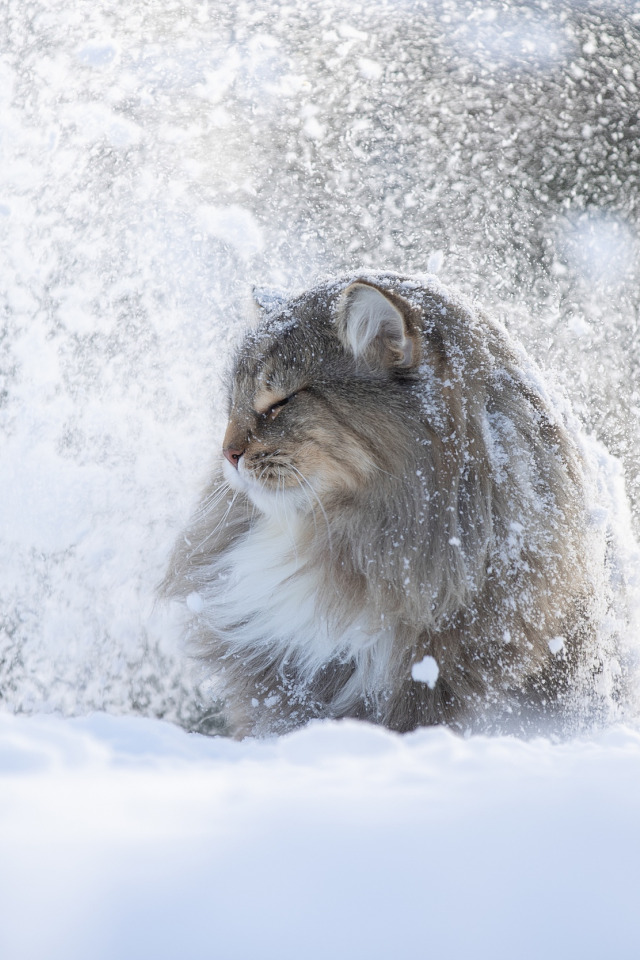
#> input picture lab_2/task/not_equalized.png, 640 x 960 px
$ python lab_2_impl.py
#> lines starting #> are read from the running program, lines starting #| are printed output that depends on the picture
"""
Лабораторная работа №2: Цифровая обработка изображений.
Реализация эквализации для предоставленного изображения.
"""

import sys

import cv2 as cv
import matplotlib
import matplotlib.pyplot as plt
import numpy as np

try:
    matplotlib.use('Agg')

    ###############################################################################################

    # Загружаем изображение и переводим в оттенки серого
    image = cv.imread('task/not_equalized.png', cv.IMREAD_GRAYSCALE)
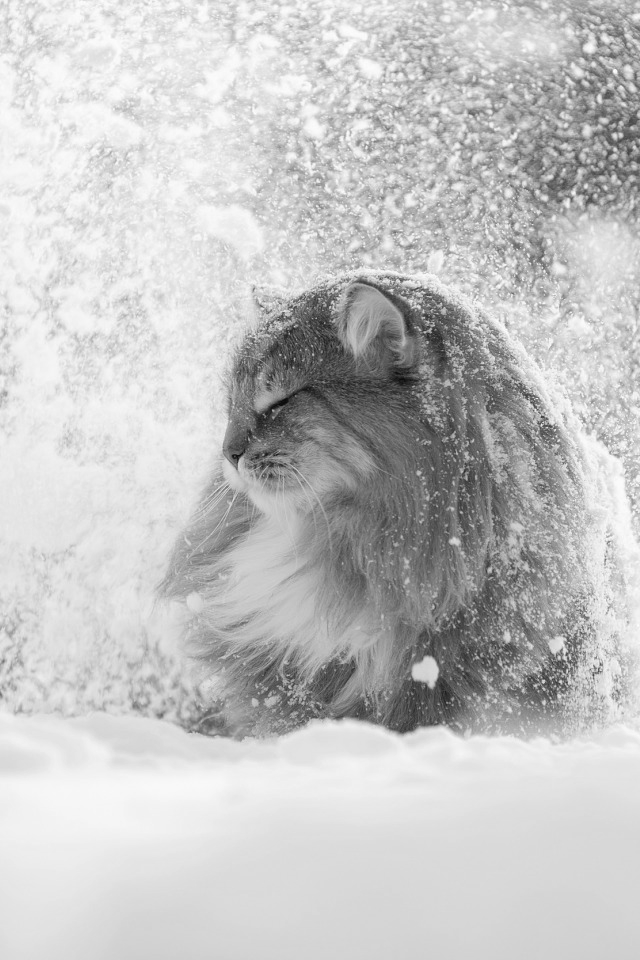
#> image: shape (960, 640); min 8, max 254, mean 196
    # Массив яркостей пикселей в картинке от 0 до 255
    # Гистограмма изображения (показывает, сколько раз встречается каждое значение яркости)
    brightness_arr = cv.calcHist([image], [0], None, [256], [0, 256])
#> brightness_arr = 256 values, max 13003 at index 216, min 0 at index 0, mean 2400
    # Массив вероятностей (вероятность встретить каждую яркость)
    # (кол-во пикселей с конкретным уровнем яркости) / (общее кол-во пикселей)
    probabilities_arr = brightness_arr.ravel() / brightness_arr.sum()
#> probabilities_arr = 256 values, max 0.0212 at index 216, min 0 at index 0, mean 0.00391
    # Кумулятивная функция распределения
    # Преобладает темнота (г. смещена влево) → произойдет общее осветление
    # Преобладают засветы (г. смещена вправо) → произойдет общее затемнение
    # Распределение по центру → произойдет усиление контраста (растяжение по обеим сторонам)
    cdf = probabilities_arr.cumsum()
#> cdf = 256 values from 0 to 1
    # Получаем новый процент яркости перемножением
    cdf_scaled = np.uint8(255 * cdf)
#> cdf_scaled = 256 values from 0 to 255
    # Преобразование по яркости
    # (каждый пиксель image[y][x] заменяется на cdf_scaled[image[y][x]])
    equalized_image = cdf_scaled[image]
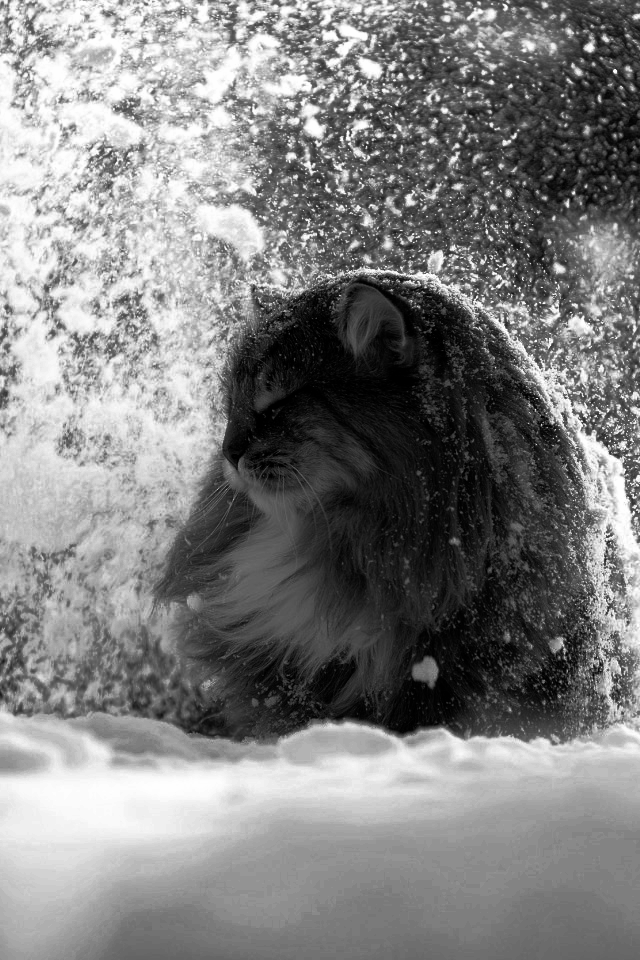
#> equalized_image: shape (960, 640); min 0, max 255, mean 128.4

    ###############################################################################################

    # Визуализация результатов
    gs = plt.GridSpec(2, 2)
    plt.figure(figsize=(10, 8))
    plt.subplot(gs[0])
    plt.title("Оригинал")
    plt.imshow(image, cmap='gray', vmin=0, vmax=255)
    plt.subplot(gs[1])
    plt.title("Эквализированное")
    plt.imshow(equalized_image, cmap='gray', vmin=0, vmax=255)
    plt.subplot(gs[2])
    plt.title("Гистограмма оригинала")
    plt.hist(image.flatten(), 256, range=(0, 256))
    plt.subplot(gs[3])
    plt.title("Гистограмма после эквализации")
    plt.hist(equalized_image.flatten(), 256, range=(0, 256))
    plt.tight_layout()

    # Сохраняем результат в файл
    plt.savefig('task/equalized.png')
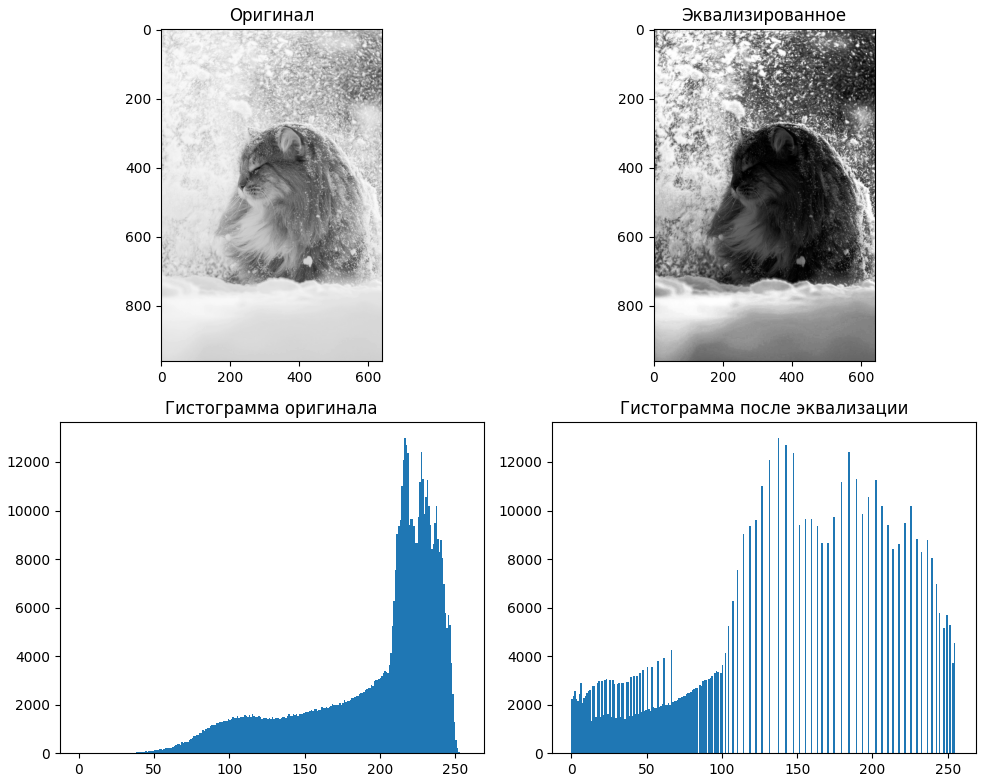
#> figure drawn by matplotlib, 4 panels; panel 3: tallest bar 13003 high, from x = 216 to 217; panel 4: tallest bar 13003 high, from x = 137 to 138
    sys.exit()
#> (the program exits here)
